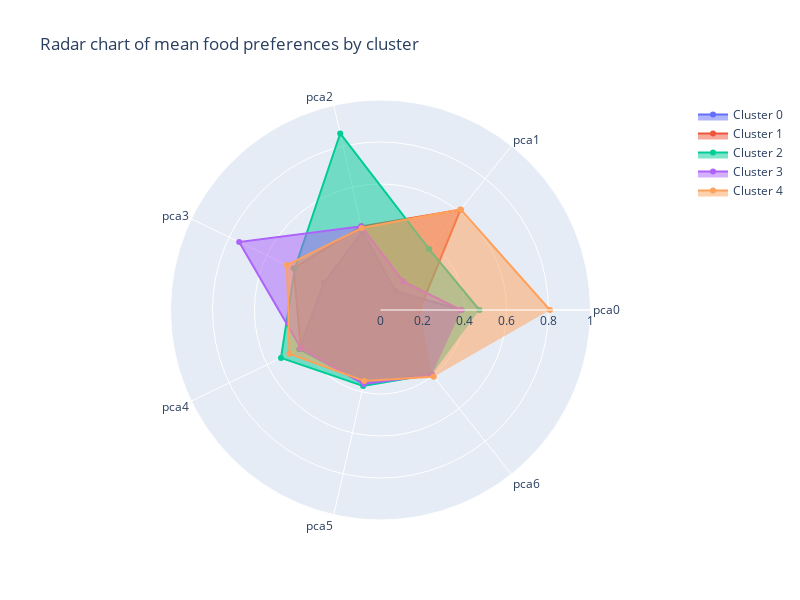

Notebook code cell kept with this figure:
### Code cell
cf.plot_radar_chart_clusters(pca_variance_df,"MinMaxScaler",5,42)

### Figure 1 — Plotly figure (JSON) as saved in the notebook; plotly's stock layout.template omitted (floating-point values rounded to 4 significant figures)
{"data": [{"fill": "toself", "name": "Cluster 0", "r": [0.3876, 0.1142, 0.3836, 0.2988, 0.4296, 0.3578, 0.3885], "theta": ["pca0", "pca1", "pca2", "pca3", "pca4", "pca5", "pca6"], "type": "scatterpolar"}, {"fill": "toself", "name": "Cluster 1", "r": [0.1858, 0.6112, 0.4085, 0.4591, 0.4214, 0.3603, 0.3938], "theta": ["pca0", "pca1", "pca2", "pca3", "pca4", "pca5", "pca6"], "type": "scatterpolar"}, {"fill": "toself", "name": "Cluster 2", "r": [0.4711, 0.3714, 0.8622, 0.4532, 0.526, 0.3713, 0.3921], "theta": ["pca0", "pca1", "pca2", "pca3", "pca4", "pca5", "pca6"], "type": "scatterpolar"}, {"fill": "toself", "name": "Cluster 3", "r": [0.383, 0.1742, 0.4088, 0.747, 0.4205, 0.3613, 0.3953], "theta": ["pca0", "pca1", "pca2", "pca3", "pca4", "pca5", "pca6"], "type": "scatterpolar"}, {"fill": "toself", "name": "Cluster 4", "r": [0.8068, 0.6125, 0.4007, 0.494, 0.4814, 0.3463, 0.4064], "theta": ["pca0", "pca1", "pca2", "pca3", "pca4", "pca5", "pca6"], "type": "scatterpolar"}], "layout": {"height": 600, "polar": {"radialaxis": {"range": [0, 1], "visible": true}}, "showlegend": true, "title": {"text": "Radar chart of mean food preferences by cluster"}, "width": 800}}
